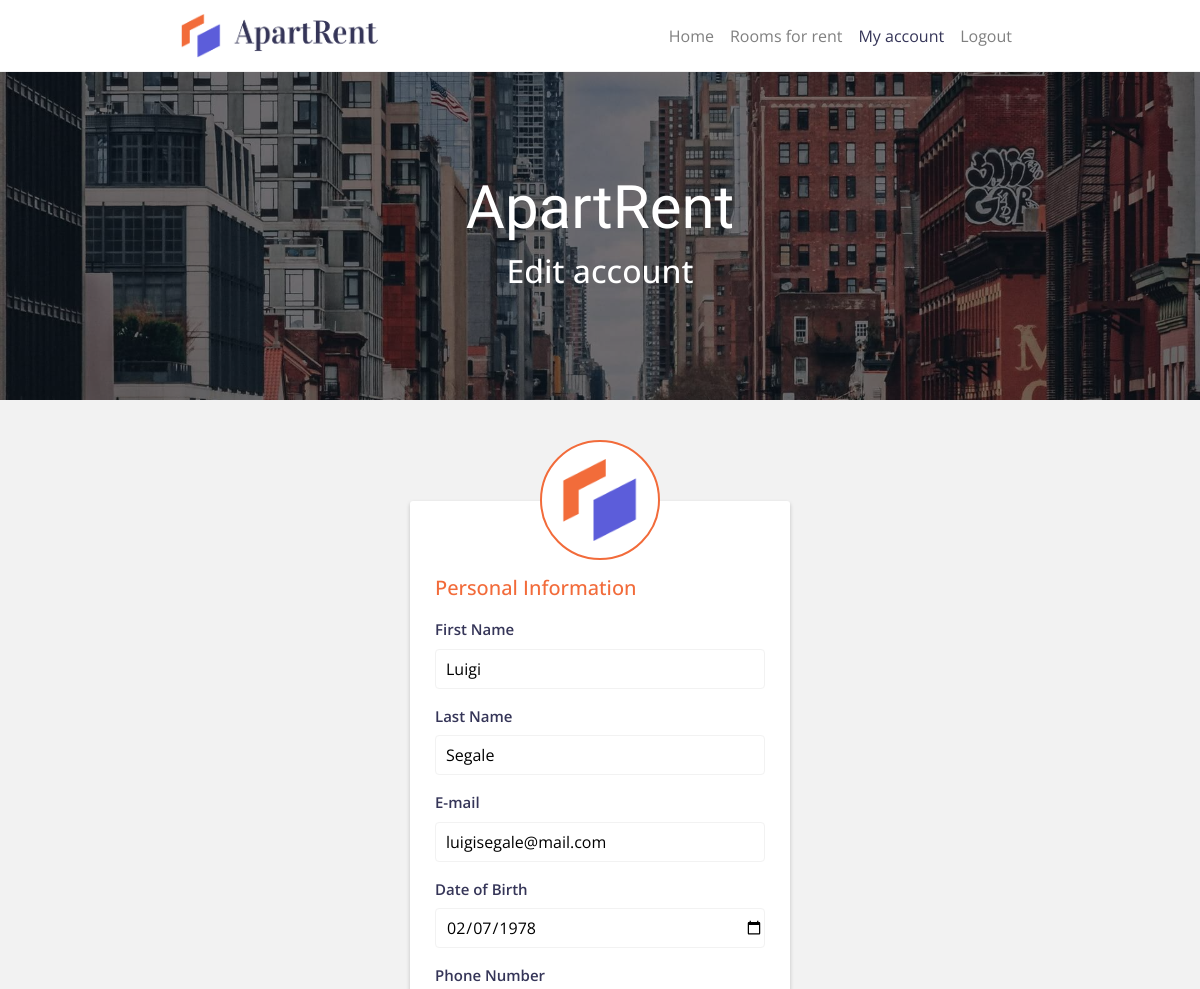
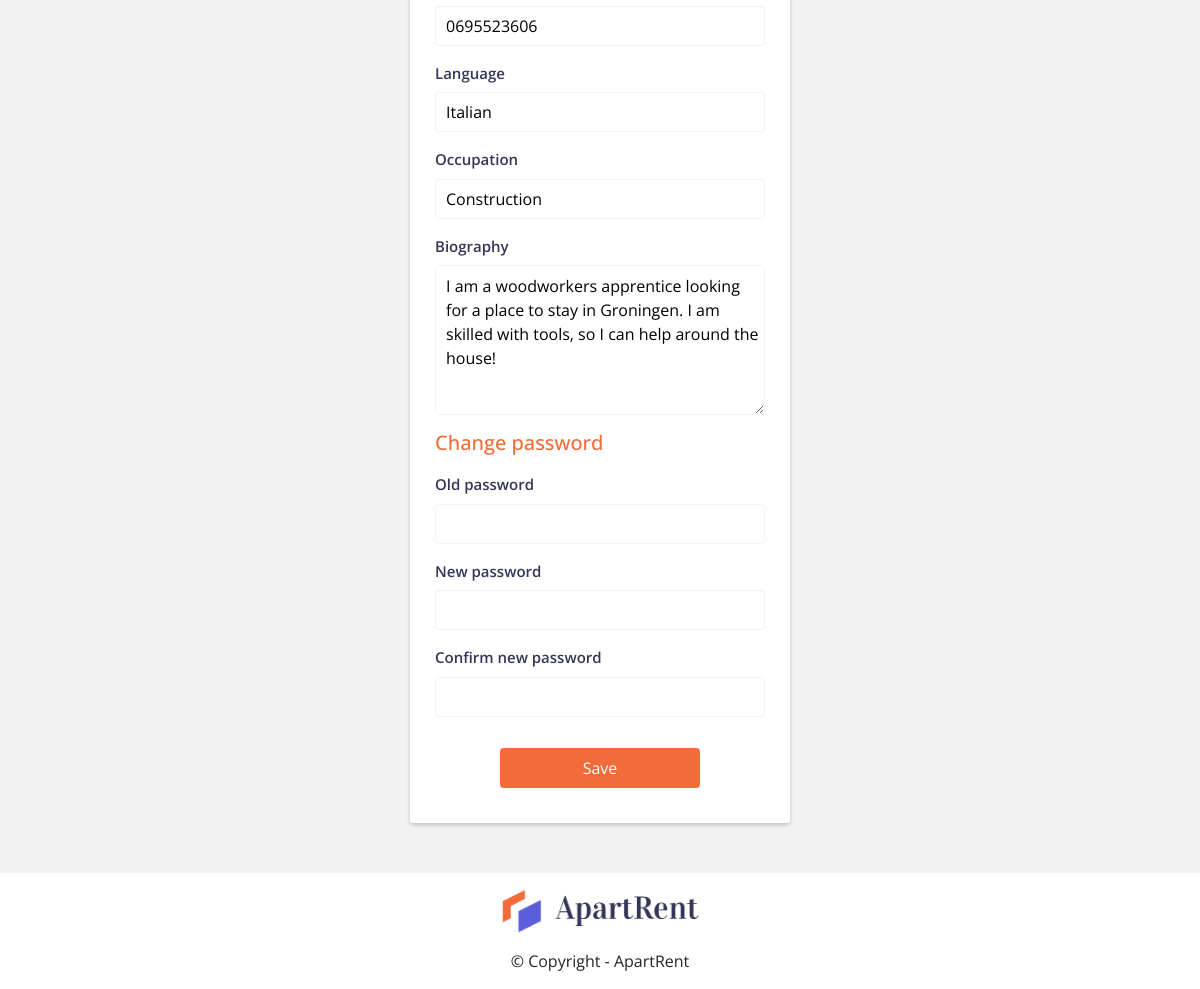
/edit-account/ (signed in), run on the app's committed database (2 pictures, top to bottom).
### tables this page shows
CREATE TABLE `users` (
  `id` int(11) NOT NULL,
  `username` varchar(255) NOT NULL,
  `password` varchar(255) NOT NULL,
  `firstname` varchar(255) NOT NULL,
  `lastname` varchar(255) NOT NULL,
  `email` varchar(255) NOT NULL,
  `phone` varchar(10) NOT NULL,
  `birthdate` date NOT NULL,
  `language` varchar(255) NOT NULL,
  `occupation` varchar(255) NOT NULL,
  `biography` longtext NOT NULL
);

### views/edit-account.php (the view, shortened to what this page needs)
<!doctype html>
<html lang="en">
    <head>
        <?= $head_upper_content ?>
        <link rel="stylesheet" href="/DDWT18_final/css/edit-account.css">
        <link rel="stylesheet" href="/DDWT18_final/css/form.css">
    </head>
    <body>
        <?= $navigation ?>
        <div class="jumbotron jumbotron-fluid myaccount-jumbo">
            <div class="container hero-container">
                <div class="hero-text">
                    <h1 class="display-4"><?= $header_title ?></h1>
                    <h2 class="display-6"><?= $header_subtitle ?></h2>
                </div>
            </div>
        </div>
        <div class="container">
            <div class="row justify-content-center add-row">
                <div class="col-lg-12 top-col">
                    <div class="apr-logo">
                        <img src="/DDWT18_final/resources/logo/apartrent-logo-square.png">
                    </div>
                </div>
                <div class="col-lg-4 edit-col single-col">
                    <form action='/DDWT18_final/edit-account/' method="POST">
                        <h3>Personal Information</h3>
                        <div class="form-row">
                            <label for="firstname">First Name</label>
                            <input type="text" name="firstname" value="<?php if (isset($user_info)){echo htmlspecialchars($user_info['firstname']);} ?>" required>
                        </div>
                        <div class="form-row">
                            <label for="lastname">Last Name</label>
                            <input type="text" name="lastname"  value="<?php if (isset($user_info)){echo htmlspecialchars($user_info['lastname']);} ?>" required>
                        </div>
                        <div class="form-row">
                            <label for="email" >E-mail</label>
                            <input type="email" name="email"  value="<?php if (isset($user_info)){echo htmlspecialchars($user_info['email']);} ?>" required>
                        </div>
                        <div class="form-row">
                            <label for="birthdate">Date of Birth</label>
                            <input type="date" name="birthdate"  class="form-input" value="<?php if (isset($user_info)){echo htmlspecialchars($user_info['birthdate']);} ?>" required>
                        </div>
                        <div class="form-row">
                            <label for="phone">Phone Number</label>
                            <input type="tel" name="phone" placeholder="0612345678" class="form-input" value="<?php if (isset($user_info)){echo htmlspecialchars($user_info['phone']);} ?>" required>
                        </div>
                        <div class="form-row">
                            <label for="language">Language</label>
                            <input type="text" name="language"  class="form-input" value="<?php if (isset($user_info)){echo htmlspecialchars($user_info['language']);} ?>" required>
                        </div>
                        <div class="form-row">
                            <label for="occupation">Occupation</label>
                            <input type="text" name="occupation" value="<?php if (isset($user_info)){echo htmlspecialchars($user_info['occupation']);} ?>" required>
                        </div>
                        <div class="form-row">
                            <label for="biography">Biography</label>
                            <textarea class="form-input"  name="biography" required><?php if (isset($user_info)){echo htmlspecialchars($user_info['biography']);} ?></textarea>
                        </div>
                        <h3>Change password</h3>
                        <div class="form-row">
                            <label for="old-password">Old password</label>
                            <input type="password" name="old-password">
                        </div>
                        <div class="form-row">
                            <label for="password1">New password</label>
                            <input type="password" name="password1">
                        </div>
                        <div class="form-row">
                            <label for="password2">Confirm new password</label>
                            <input type="password" name="password2">
                        </div>
                        <div class="btn-wrapper">
                            <button type="submit" id="form-btn">Save</button>
                        </div>
                    </form>
                </div>
            </div>
        </div>
        <?= $footer ?>
    </body>
</html>

### css/main.css (style rules this page uses)
body { font-family: 'Open Sans', sans-serif; background-color: #f2f2f2; }
.jumbotron { color: white; background-position: center; background-repeat: no-repeat; background-size: cover; position: relative; margin-bottom: 0; }
.jumbotron:before { content:""; display: block; position: absolute; top: 0; left: 0; width: 100%; background-color: rgba(0, 0, 0, .5); }
@media screen and (min-width: 992px) { .jumbotron { padding-top: 71px; padding-bottom: 71px; } }
@media screen and (min-width: 992px) { .jumbotron { height: 500px; } }
@media screen and (min-width: 992px) { .jumbotron:before { height: 500px; } }
@media screen and (min-width: 992px) { .hero-container { padding-top: 70px; } }
@media screen and (min-width: 768px) { .jumbotron { padding-top: 71px; padding-bottom: 71px; } }
@media screen and (min-width: 768px) { .jumbotron:before { height: 400px; } }
@media screen and (min-width: 768px) { .jumbotron { height: 400px; } }
@media screen and (min-width: 768px) { .hero-container { padding-top: 70px; } }
@media screen and (min-width: 768px) { .hero-text h1 { font-size: 60px; } }
.hero-container { position: relative; display: flex; align-items: center; justify-content: center; height: 100%; }
.hero-text { text-align: center; }
.hero-text h1 { font-family: 'Vidaloka', serif; }

### css/edit-account.css (style rules this page uses)
.jumbotron.myaccount-jumbo { background-image: url("/DDWT18_final/resources/headers/my-account-header.jpeg"); }
div.btn-wrapper { margin-top: 31px; }

### css/form.css (style rules this page uses)
.form-row { margin-bottom: 16px; margin-left: 0; margin-right: 0; }
textarea { height: 150px; }
textarea { padding-top: 8px; }
label { font-weight: 600; color: #353558; margin-bottom: 8px; font-size: 15px; width: 100%; }
input, textarea { width: 100%; border-radius: 4px; border: 1px solid #f2f2f2; padding-left: 10px; }
input { height: 40px; }
textarea { min-height: 150px; }
.single-col h3 { color: #f26b3a; font-size: 20px; padding-bottom: 10px; margin-top: 15px; }
.btn-wrapper button { width: 200px; color: white; height: 40px; background-color: #f26b3a; border-radius: 4px; margin: 0 auto 0 auto; border: none; }
.btn-wrapper { display: flex; justify-content: center; margin-bottom: 10px; }
.single-col { background-color: #fff; border-radius: 3px; margin-top: 100px; padding: 60px 25px 25px 25px; margin-bottom: 50px; box-shadow: 0 2px 4px 0 rgba(0,0,0,.2); }
.apr-logo { position: absolute; top: 40px; left: 0; right: 0; margin: 0 auto; background-color: white; width: 120px; height: 120px; border: solid 2px #f26b3a; border-radius: 50%; display: flex; justify-content: center; align-items: center; z-index: 100; }
.apr-logo img { width: 65%; height: auto; }

### data on the page
users: firstname "Luigi", lastname "Segale", email "luigisegale@mail.com", birthdate "02/07/1978", phone "0695523606", language "Italian", occupation "Construction", biography "I am a woodworkers apprentice looking for a place to stay in Groningen. I am skilled with tools, so I can help around the house!"

### other printed values
$info['name'] "Home"
$info['name'] "Rooms for rent"
$template[$active_id]['name'] "My account"
$info['name'] "Logout"
$header_title "ApartRent"
$header_subtitle "Edit account"
